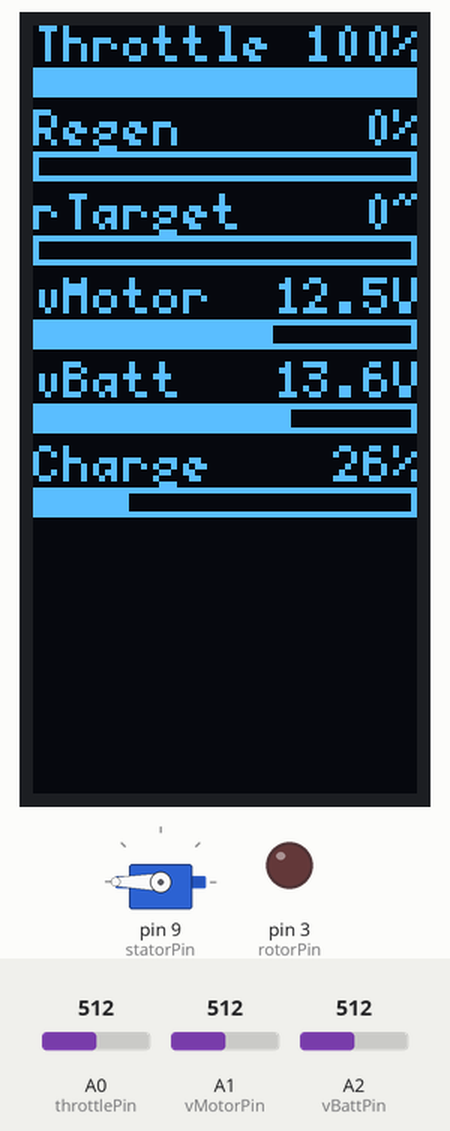
A sketch run on a simulated Arduino Uno, built with avr-gcc and run on an emulated ATmega328P. Shown: 64×128 one-colour display, servo, output pins drawn as LEDs (lit = HIGH). Inputs (shaded band) come from the test bench; at power-on: A2 (vBattPin) = 512, A0 (throttlePin) = 512, A1 (vMotorPin) = 512.

Above: at 1.5 s.
1.6 s: A2 (vBattPin) set to 716
At 3.4 s:
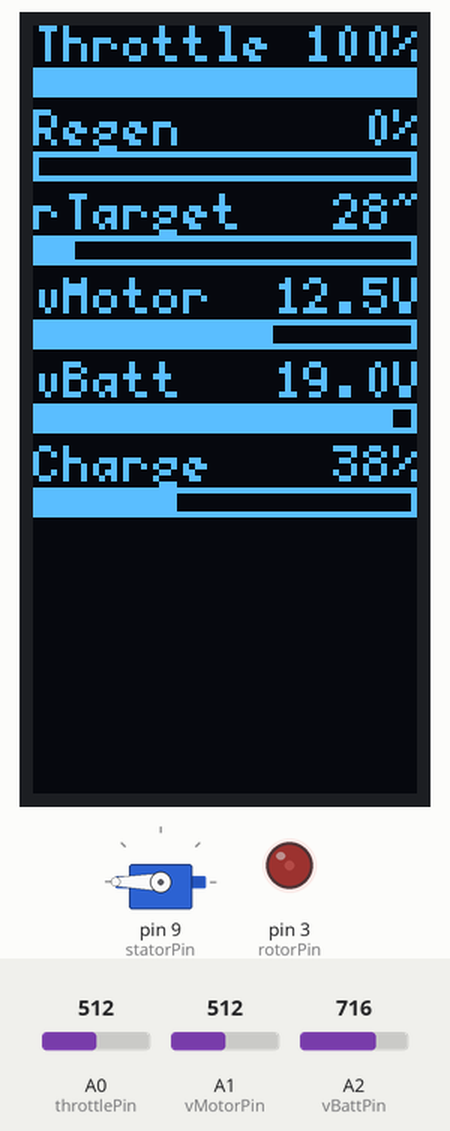
5.0 s: A0 (throttlePin) set to 0
At 7.6 s:
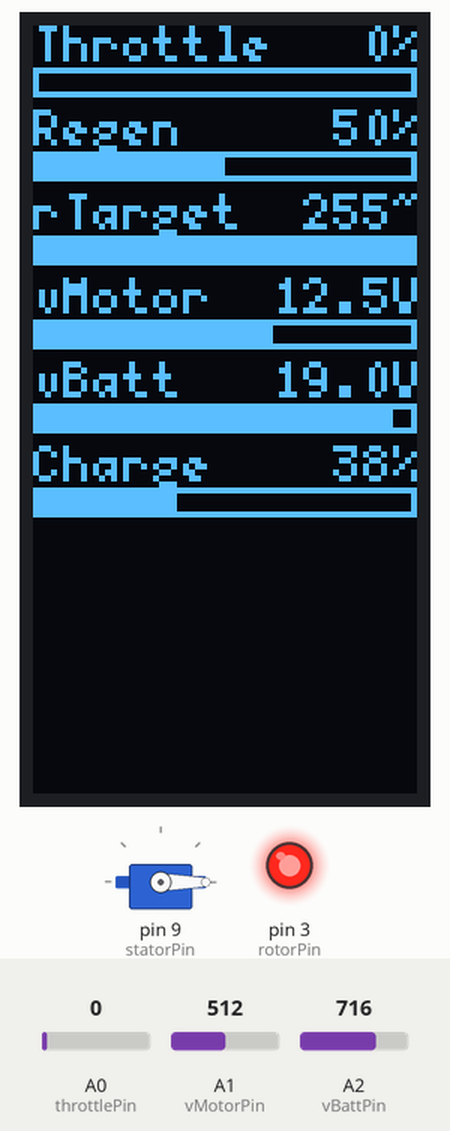
7.9 s: A1 (vMotorPin) set to 0
At 10.1 s:
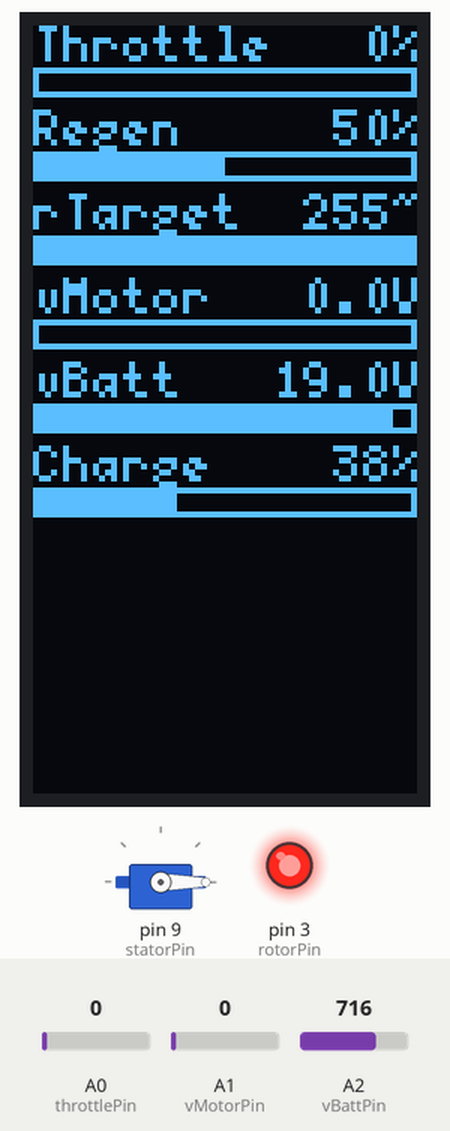
10.7 s: A0 (throttlePin) set to 122
At 12.4 s:
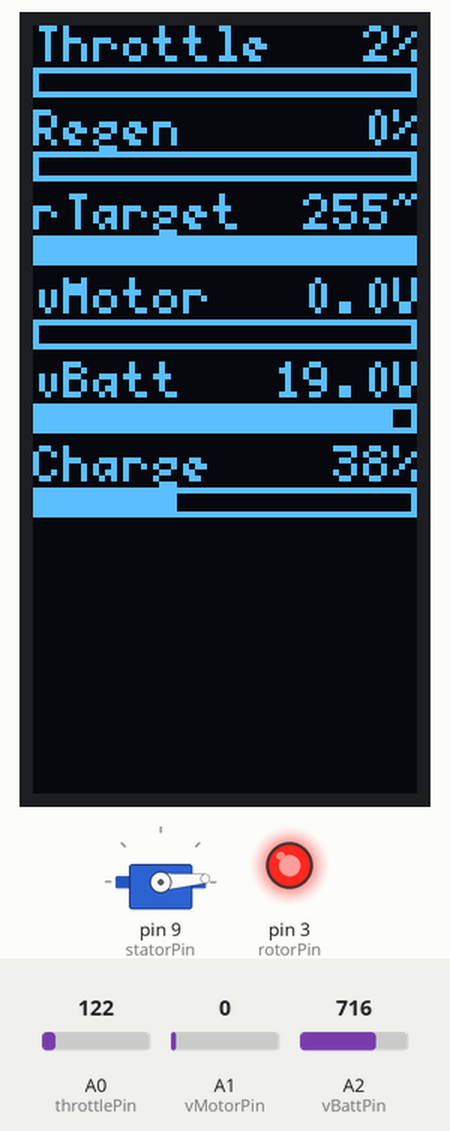
Timing chart, 0 to 13.9 s (numbered marks = the images above; inputs shaded):
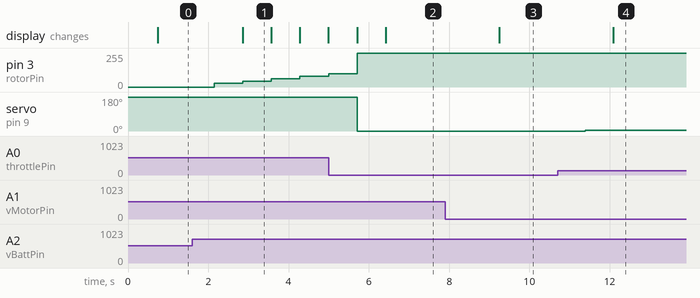

Measured:
- after the input at 1.6 s, pin 3 (rotorPin): moves from 0/255 to 98/255 over 2.9 s, starting after 0.54 s; the display: changes after 1.3 s (image 1)
- after the input at 5.0 s, servo on pin 9 (statorPin): 180° → 0° after 0.71 s
- after the input at 7.9 s, the display: changes after 1.4 s (image 3)
- after the input at 10.7 s, servo on pin 9 (statorPin): 0° → 4° after 0.69 s; the display: changes after 1.4 s (image 4)
- what the display in image 1 shows lasts 0.7 s, from 2.9 s to 3.6 s

The sketch:

motorcontrol-pid.ino
```cpp
#include <Arduino.h>
#include <U8g2lib.h>
#include <PID_v1.h>
#include <Servo.h>

const short maxRegen = 50;
const short vBattMax = 50;
const short kP = 3;
const short kI = 100;
const short kD = 0.9;

short throttlePin = A0;
short vMotorPin = A1;
short vBattPin = A2;
short rotorPin = 3;
short statorPin = 9;

short throttle = 0;
short regen = 0;
double vMotor = 0;
double vMotorTarget = 0;
double rotorTarget = 0;
float vBatt = 0.0;
short socBatt = 0;

U8G2_SSD1306_128X64_NONAME_1_HW_I2C u8g2(U8G2_R1, /* reset=*/ U8X8_PIN_NONE);
PID myPID(&vMotor, &rotorTarget, &vMotorTarget, kP, kI, kD, DIRECT);
Servo stator;

void drawBar(float value, int maxValue, short index, const char *label, const char *unit, int precision) {
  // create y
  short y = index * 14;
  y += 6;

  // draw label
  u8g2.drawStr(0, y, label);

  // draw value
  drawFloat(value, 40, y, precision);
  u8g2.drawStr(60, y, unit);

  // draw bar
  y += 1;
  float normalizedValue = (value / maxValue) * 100;
  short width = normalizedValue * 0.64;
  u8g2.drawFrame(0, y, 64, 5);
  u8g2.drawBox(0, y, width, 5);
}

void draw(void) {
  drawBar(throttle / 1.8, 100, 0, "Throttle", "%", 0);
  drawBar(regen, 100, 1, "Regen", "%", 0);
  drawBar(rotorTarget, 255, 2, "rTarget", "~", 0);
  drawBar(vMotor, 20, 3, "vMotor", "V", 1);
  drawBar(vBatt, 20, 4, "vBatt", "V", 1);
  drawBar(socBatt, 100, 5, "Charge", "%", 0);
}

float analogToPercentage(int pin) {
  return analogRead(pin) / 10.23;
}

char* drawFloat(float value, short x, short y, int precision) {
  char* strValue = new char[5];
  dtostrf(value, 4, precision, strValue);
  u8g2.drawStr(x, y, strValue);
  delete strValue;
  strValue = NULL;
}

void calcEngineParams(void) {
  // Measure throttle
  throttle = 0;
  regen = 0;
  short userThrottle = analogToPercentage(throttlePin);
  if (userThrottle > 10) {
    throttle = min(map(userThrottle, 10, 50, 0, 180), 180);
  } else {
    regen = map(userThrottle, 10, 0, 0, maxRegen);
  }

  // measure vBatt
  vBatt = analogRead(vBattPin) / 37.63;
  if (throttle > 0) {
    socBatt = map(vBatt, 0, vBattMax, 0, 100);
  }

  // Measure voltage across a motor winding
  vMotor = analogRead(vMotorPin) / 204.6;
  vMotor *= 5; // Multiplier to 15v

  // set motorTarget
  if (regen > 0) {
    vMotorTarget = vBattMax;
  } else if (vBatt > 6) {
    vMotorTarget = vBatt - 3;
  } else {
    vMotorTarget = vBatt / 2;
  }
}

void setup(void) {
  u8g2.begin();
  pinMode(rotorPin, OUTPUT);
  myPID.SetSampleTime(50);
  myPID.SetMode(AUTOMATIC);
  stator.attach(statorPin, 1000, 2000);
}

void loop(void) {
  calcEngineParams();

  myPID.Compute();
  analogWrite(rotorPin, rotorTarget);
  stator.write(throttle);

  u8g2.setFont(u8g2_font_5x7_mr);
  u8g2.firstPage();
  do {
    draw();
  } while ( u8g2.nextPage() );
}
```
